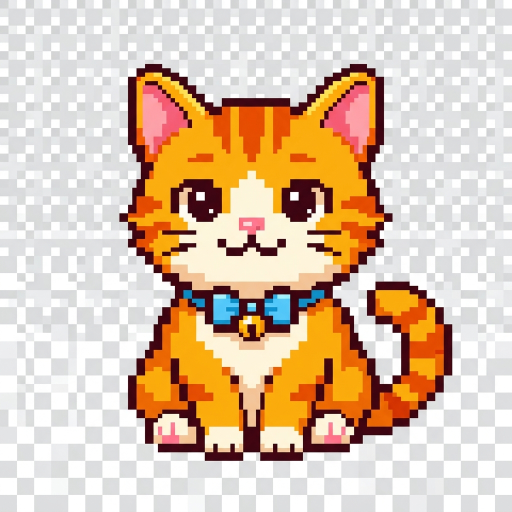
#> input picture ternos-media-viewer/test_cat.png, 1024 x 1024 px (shown at 1/2 size)
$ python image_viewer.py ../test_cat.png   (older library calls are emulated)
#> lines starting #> are read from the running program, lines starting #| are printed output that depends on the picture
### ternos-media-viewer/ternos_media/renderer.py
import os
from PIL import Image

def get_scaled_dimensions(orig_w, orig_h, max_w=None, max_h=None):
    """
    Calculates the best target dimensions to scale an image to fit inside the terminal
    while maintaining the aspect ratio.

    Note: Since we use Unicode half-blocks (top half and bottom half), we fit two vertical
    pixels into one terminal character cell. In modern terminal fonts, a character cell is
    approximately twice as tall as it is wide. Therefore, drawing two vertical pixels per cell
    results in an almost perfect 1:1 pixel aspect ratio.
    """
    try:
        term_w, term_h = os.get_terminal_size()
    except OSError:
        term_w, term_h = 80, 24

    if max_w is None:
        max_w = term_w
    if max_h is None:
        # Leave 2 terminal lines of breathing room for shell prompt and layout
        max_h = max(2, (term_h - 2) * 2)

    img_ratio = orig_w / orig_h
    term_ratio = max_w / max_h

    if img_ratio > term_ratio:
        # Width is the limiting factor
        w = max_w
        h = int(w / img_ratio)
    else:
        # Height is the limiting factor
        h = max_h
        w = int(h * img_ratio)

    # Ensure dimensions are valid and height is even for pairing top/bottom half blocks
    w = max(1, w)
    h = max(2, (h // 2) * 2)

    return w, h

def render_image_to_ansi(image: Image.Image, target_width: int, target_height: int) -> str:
    """
    Resizes a Pillow Image and converts it into an ANSI escape sequence string
    using half-blocks (▀ and ▄) for double vertical resolution and transparency support.
    """
    # Resize the image using high-quality Resampling (LANCZOS or BILINEAR)
    # Pillow 9+ has Resampling enum, but we fall back to older names if needed.
    try:
        resample = Image.Resampling.LANCZOS
    except AttributeError:
        resample = Image.ANTIALIAS

    resized_img = image.resize((target_width, target_height), resample)

    if resized_img.mode != "RGBA":
        resized_img = resized_img.convert("RGBA")

    width, height = resized_img.size
    pixels = list(resized_img.getdata())

    lines = []
    for y in range(0, height, 2):
        line_chars = []
        for x in range(width):
            top_idx = y * width + x
            bottom_idx = (y + 1) * width + x

            r1, g1, b1, a1 = pixels[top_idx]

            if bottom_idx < len(pixels):
                r2, g2, b2, a2 = pixels[bottom_idx]
            else:
                r2, g2, b2, a2 = 0, 0, 0, 0

            # Alpha threshold (0-255)
            t_solid = a1 >= 128
            b_solid = a2 >= 128

            if not t_solid and not b_solid:
                # Both transparent -> print space with default terminal background
                line_chars.append("\x1b[0m ")
            elif t_solid and not b_solid:
                # Top is solid, bottom is transparent -> upper half block, foreground is top color
                line_chars.append(f"\x1b[0m\x1b[38;2;{r1};{g1};{b1}m▀")
            elif not t_solid and b_solid:
                # Top is transparent, bottom is solid -> lower half block, foreground is bottom color
                line_chars.append(f"\x1b[0m\x1b[38;2;{r2};{g2};{b2}m▄")
            else:
                # Both solid -> upper half block, foreground is top, background is bottom
                line_chars.append(f"\x1b[38;2;{r1};{g1};{b1}m\x1b[48;2;{r2};{g2};{b2}m▀")

        # Reset formatting at the end of each terminal line
        lines.append("".join(line_chars) + "\x1b[0m")

    return "\n".join(lines)

### ternos-media-viewer/ternos_media/image_viewer.py
import os
import sys
import argparse
from PIL import Image
from ternos_media.renderer import get_scaled_dimensions, render_image_to_ansi

def main():
    # Enable ANSI escape sequences on Windows consoles
    if sys.platform == "win32":
        os.system("")

    # Reconfigure stdout to support UTF-8 characters like half-blocks
    try:
        sys.stdout.reconfigure(encoding='utf-8')
    except AttributeError:
        import io
        sys.stdout = io.TextIOWrapper(sys.stdout.buffer, encoding='utf-8')

    parser = argparse.ArgumentParser(
        description="imgTernos - Render images (PNG/JPG) directly in the terminal."
    )
    parser.add_argument("image_path", help="Path to the image file (JPG, PNG, etc.)")
    parser.add_argument("-w", "--width", type=int, help="Override target width in character cells")
    parser.add_argument("-t", "--height", type=int, help="Override target height in terminal lines")

    args = parser.parse_args()

    if not os.path.exists(args.image_path):
        print(f"Error: File not found at '{args.image_path}'", file=sys.stderr)
        sys.exit(1)

    try:
        with Image.open(args.image_path) as img:
            # User height option is in terminal lines; convert to pixels (1 line = 2 vertical pixels)
#> img is the input picture: PIL image 1024x1024 RGB; mean R, G, B 219.4, 195.5, 173.3
            max_h_px = args.height * 2 if args.height else None

            target_w, target_h = get_scaled_dimensions(
                img.width, img.height,
                max_w=args.width,
                max_h=max_h_px
            )
#> target_w = 44; target_h = 44

            ansi_art = render_image_to_ansi(img, target_w, target_h)
#> in render_image_to_ansi, `resized_img = image.resize((target_width, target_height), resample)`:
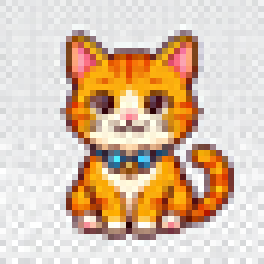
#> resized_img: PIL image 44x44 RGB (shown 6 times larger); mean R, G, B 218.8, 195.2, 173.3
#> in render_image_to_ansi, `pixels = list(resized_img.getdata())`: pixels = 1936 items, first 6: (218, 219, 220, 255), (237, 238, 239, 255), (223, 224, 225, 255), (234, 235, 236, 255), (227, 228, 229, 255), (229, 230, 232, 255)
#> after the loop in render_image_to_ansi, `for y in range(0, height, 2):`: lines = 22 items
            print(ansi_art)
#> (printed output is left out)
    except Exception as e:
        print(f"Error rendering image: {e}", file=sys.stderr)
        sys.exit(1)

if __name__ == "__main__":
    main()
